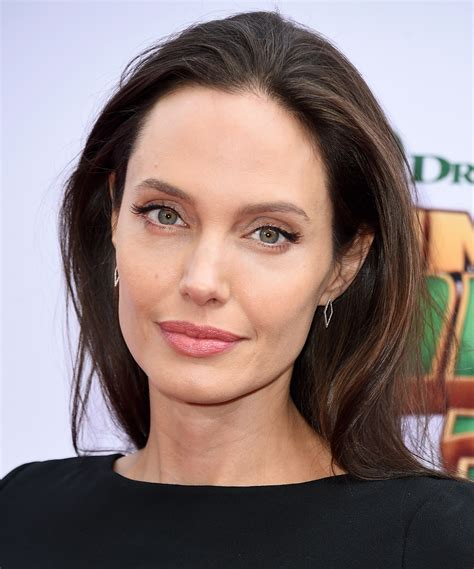
#> input picture images/Angelina Jolie/0.jpg, 474 x 569 px, found by its file name; its folder holds only this picture in this run
$ jupyter execute --allow-errors Arjun_20243005_linux.ipynb   (shell and % lines are left out)
#> lines starting #> are read from the running program, lines starting #| are printed output that depends on the picture
<h2> <center>Artificial Intelligence for Robotics Mini Projects<center></h2>

<h3>Name : Arjun</h3>
<h3>roll : 20243005</h3>

<h4>Introduction</h4>
<p> I have taken 1700 images of 17 celebrities to complete this model <br>
I have used dictionary to dynamically process any number of images present in labelled folders<br>
you can just place your custom folder with custom images its name as the label for classification inside images folder<br>
100 images would be preferrable to train the model

<h4>Import all modules</h4>

[cell 1]
import os
import warnings
warnings.simplefilter('ignore')
import numpy as np
import pandas as pd
import matplotlib.pyplot as plt
from skimage.io import imread,imshow
from skimage.transform import resize
from skimage.color import rgb2gray
from bing_image_downloader import downloader
import random

<h3>Data collection from bing images</h3>

[cell 2]
total = int(input("Enter total number of images to be downloaded: "))
#> the answer given: 3
list_of_names = []
for i in range(1,total+1):
    img  = input("enter image name: ")
    list_of_names.append(img)
#> this loop made 3 passes; the answer given on pass 1: images/Angelina Jolie/0.jpg
#> (the rest of this cell did not finish here and is left out)

[cell 3]
personalities = os.listdir('images')[0:3]
personalities

<h3>image processing</h3>

Rename images to number from 1 to 100

[cell 4]
import os
for i in personalities:
    arr = os.listdir('images/'+ i)
    for j in range(len(arr)):
        old_name = 'D:/projects/tutorials/AI_industry course/images/{}/{}'.format(i,arr[j])#old name of image
        new_name = 'D:/projects/tutorials/AI_industry course/images/{}/{}'.format(i,"{}.jpg".format(j))#numbers
        print(new_name)
        os.rename(old_name, new_name)

converting all the images to arrays

[cell 5]
image_set = {}
limit = 100
for i in personalities:
    j=0
    image_set[i] = [None]*limit
    for k in os.listdir('images/{}'.format(i)):
        print(k)
        if j<limit:
            image_set[i][j] = imread('/media/arjun/Arjun/projects/tutorials/AI_industry course/images/{}/{}'.format(i,k))#reading the images and converting it to array
            j+=1
        else:
            break

[cell 6]
len(image_set[random.choice(personalities)])
#> Out = 100

#> (a cell that did not finish here is left out)

changing the images to gray scale

[cell 8]
image_set_gray = {}
limit = 100
for i in personalities:
    j=0
    image_set_gray[i] = [None]*limit
    for k in os.listdir('images/{}'.format(i)):
        if j<limit:
            try:
                image_set_gray[i][j] = rgb2gray(image_set[i][j][:,:,0:3])#all the images saved as array will be converted to gray scale
            except:
                pass
            j+=1
        else:
            break
    print(i,":",len(image_set_gray[i]))
#| Angelina Jolie : 100

[cell 9]
imshow(image_set_gray[random.choice(personalities)][0])
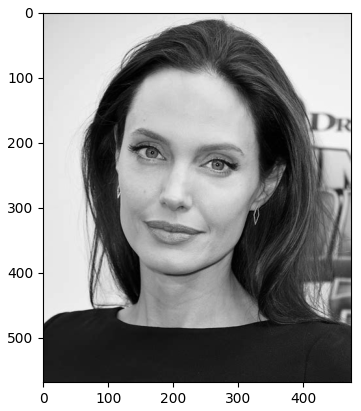
#> figure drawn by matplotlib, 1 panel

Image must be resized to maintain normality<br>
Its an very important step as various images are of various dimensions

#> (a cell that did not finish here is left out)

[cell 11]
len_of_images = {}
for i in personalities:
    len_of_images[i] = len(image_set_gray[i])
#> this loop made 2 passes
#> i on passes 1 to 2: 'Angelina Jolie', 'Nicole Kidman'
#> after the loop, len_of_images = {'Angelina Jolie': 100, 'Nicole Kidman': 100}
len_of_images
#> Out = {'Angelina Jolie': 100, 'Nicole Kidman': 100}

[cell 12]
image_size = {}
for i in personalities:
    image_size[i] = image_set_gray[i][0].shape
#> after the loop, image_size = {'Angelina Jolie': (350, 350), 'Nicole Kidman': (590, 474)}
image_size
#> Out has the same summary as image_size

[cell 13]
flat = image_size[random.choice(personalities)][0]*image_size[random.choice(personalities)][1]
#> flat = 279660

[cell 14]
flat
#> Out = 279660
